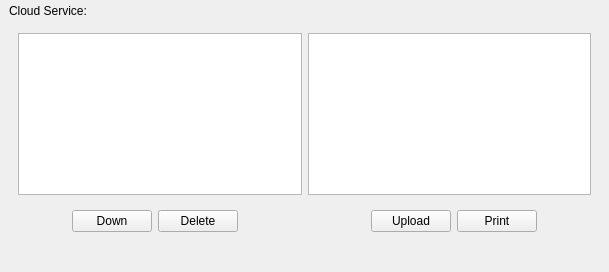
<?xml version="1.0" encoding="UTF-8"?>
<ui version="4.0">
 <class>HNCloudWidget</class>
 <widget class="QWidget" name="HNCloudWidget">
  <property name="geometry">
   <rect>
    <x>0</x>
    <y>0</y>
    <width>609</width>
    <height>272</height>
   </rect>
  </property>
  <property name="windowTitle">
   <string>Form</string>
  </property>
  <layout class="QVBoxLayout" name="verticalLayout">
   <property name="spacing">
    <number>0</number>
   </property>
   <property name="leftMargin">
    <number>0</number>
   </property>
   <property name="topMargin">
    <number>0</number>
   </property>
   <property name="rightMargin">
    <number>0</number>
   </property>
   <property name="bottomMargin">
    <number>0</number>
   </property>
   <item>
    <widget class="QWidget" name="widgetCloud" native="true">
     <layout class="QGridLayout" name="gridLayout_2">
      <property name="topMargin">
       <number>4</number>
      </property>
      <property name="bottomMargin">
       <number>40</number>
      </property>
      <item row="2" column="2">
       <widget class="HNPushButton" name="pushButton_del">
        <property name="text">
         <string>Delete</string>
        </property>
       </widget>
      </item>
      <item row="2" column="3">
       <spacer name="horizontalSpacer_4">
        <property name="orientation">
         <enum>Qt::Horizontal</enum>
        </property>
        <property name="sizeHint" stdset="0">
         <size>
          <width>60</width>
          <height>20</height>
         </size>
        </property>
       </spacer>
      </item>
      <item row="2" column="6">
       <widget class="HNPushButton" name="btn_print">
        <property name="text">
         <string>Print</string>
        </property>
       </widget>
      </item>
      <item row="2" column="1">
       <widget class="HNPushButton" name="pushButton_down">
        <property name="text">
         <string>Down</string>
        </property>
       </widget>
      </item>
      <item row="2" column="5">
       <widget class="HNPushButton" name="pushButton_upload">
        <property name="text">
         <string>Upload</string>
        </property>
       </widget>
      </item>
      <item row="2" column="4">
       <spacer name="horizontalSpacer_3">
        <property name="orientation">
         <enum>Qt::Horizontal</enum>
        </property>
        <property name="sizeHint" stdset="0">
         <size>
          <width>59</width>
          <height>20</height>
         </size>
        </property>
       </spacer>
      </item>
      <item row="2" column="7">
       <spacer name="horizontalSpacer_2">
        <property name="orientation">
         <enum>Qt::Horizontal</enum>
        </property>
        <property name="sizeHint" stdset="0">
         <size>
          <width>59</width>
          <height>20</height>
         </size>
        </property>
       </spacer>
      </item>
      <item row="2" column="0">
       <spacer name="horizontalSpacer">
        <property name="orientation">
         <enum>Qt::Horizontal</enum>
        </property>
        <property name="sizeHint" stdset="0">
         <size>
          <width>59</width>
          <height>20</height>
         </size>
        </property>
       </spacer>
      </item>
      <item row="1" column="0" colspan="8">
       <widget class="QWidget" name="widget" native="true">
        <layout class="QHBoxLayout" name="horizontalLayout_2">
         <item>
          <widget class="HNCloudTreeWidget" name="treeCloud"/>
         </item>
         <item>
          <widget class="HNCloudLocalTreeWidget" name="treeLocal"/>
         </item>
        </layout>
       </widget>
      </item>
      <item row="0" column="0" colspan="2">
       <widget class="QLabel" name="label">
        <property name="text">
         <string>Cloud Service:</string>
        </property>
       </widget>
      </item>
     </layout>
    </widget>
   </item>
  </layout>
 </widget>
 <customwidgets>
  <customwidget>
   <class>HNPushButton</class>
   <extends>QPushButton</extends>
   <header>hnpushbutton.h</header>
  </customwidget>
  <customwidget>
   <class>HNCloudTreeWidget</class>
   <extends>QTreeView</extends>
   <header>hncloudtreewidget.h</header>
  </customwidget>
  <customwidget>
   <class>HNCloudLocalTreeWidget</class>
   <extends>QTreeView</extends>
   <header>hncloudlocaltreewidget.h</header>
  </customwidget>
 </customwidgets>
 <resources/>
 <connections/>
 <slots>
  <slot>heartbeatclick()</slot>
  <slot>getdirclick()</slot>
  <slot>getfilesclick()</slot>
  <slot>upload()</slot>
 </slots>
</ui>
